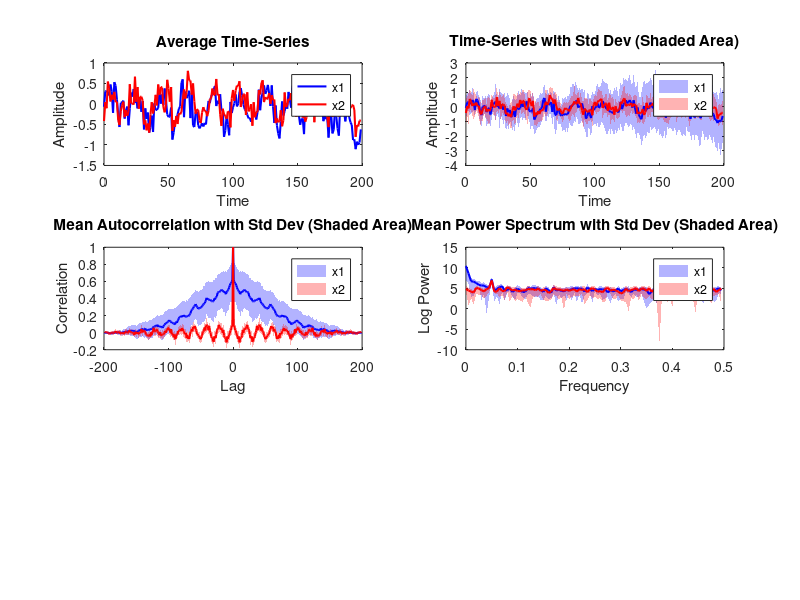

This chart was generated by the following MATLAB code:
% Clear workspace
clear; close all; clc;

% Time vector
n = 0:199;

% Parameters
num_x1 = 10;              % Number of x1 series to generate
num_x2 = 10;              % Number of x2 series to generate
noise_level = 0.7;        % Moderate noise level
sine_amplitude = 0.3;     % Low sine wave amplitude
freq_sine = 0.05;         % Frequency of sine wave in Hz

% Initialize arrays to store autocorrelation, power spectra, and time-series
all_autocorr_x1 = [];
all_autocorr_x2 = [];
all_power_spectra_x1 = [];
all_power_spectra_x2 = [];
all_x1 = zeros(num_x1, length(n));   % Store x1 time-series
all_x2 = zeros(num_x2, length(n));   % Store x2 time-series

% Frequency axis for FFT (positive frequencies)
N = length(n);
freq = (0:N/2-1) / N;  % Frequency axis for first half

% Generate multiple x1's and x2's
for i = 1:num_x1
    % Generate x1 with sine wave and structured noise (random walk for long-term trends)
    x1 = sine_amplitude * sin(2 * pi * n * freq_sine) + noise_level * randn(size(n)); 
    
    % Add a random walk (integrated random noise) to introduce structured temporal variation
    random_walk_x1 = cumsum(randn(size(n)) * 0.1);  % Slow trend (random walk)
    x1 = x1 + random_walk_x1;  % Add random walk component to signal
    
    % Generate x2 with sine wave and noise, but no random walk (unstructured noise)
    x2 = sine_amplitude * sin(2 * pi * n * freq_sine) + noise_level * randn(size(n)); 
    
    % Store x1 and x2 time-series
    all_x1(i, :) = x1;
    all_x2(i, :) = x2;
    
    % Compute autocorrelation for x1 and x2
    autocorr_x1 = xcorr(x1, 'coeff');
    autocorr_x2 = xcorr(x2, 'coeff');
    
    % Store autocorrelation
    all_autocorr_x1 = [all_autocorr_x1; autocorr_x1];
    all_autocorr_x2 = [all_autocorr_x2; autocorr_x2];
    
    % Compute spectral power for x1 and x2
    power_x1 = abs(fft(x1)).^2;
    power_x2 = abs(fft(x2)).^2;
    
    % Store power spectra (only positive frequencies)
    all_power_spectra_x1 = [all_power_spectra_x1; power_x1(1:end/2)];
    all_power_spectra_x2 = [all_power_spectra_x2; power_x2(1:end/2)];
end

% Compute mean autocorrelation across all x1's and x2's
mean_autocorr_x1 = mean(all_autocorr_x1, 1);
mean_autocorr_x2 = mean(all_autocorr_x2, 1);

% Compute mean power spectrum across all x1's and x2's
mean_power_spectrum_x1 = mean(all_power_spectra_x1, 1);
mean_power_spectrum_x2 = mean(all_power_spectra_x2, 1);

% Compute average time-series for x1 and x2
avg_x1 = mean(all_x1, 1);
avg_x2 = mean(all_x2, 1);

% Compute standard deviation (variability) for time-series, autocorrelations, and power spectra
std_x1 = std(all_x1, 0, 1);    % Standard deviation of time-series for x1
std_x2 = std(all_x2, 0, 1);    % Standard deviation of time-series for x2

std_autocorr_x1 = std(all_autocorr_x1, 0, 1);    % Std for autocorrelation of x1
std_autocorr_x2 = std(all_autocorr_x2, 0, 1);    % Std for autocorrelation of x2

std_power_spectrum_x1 = std(all_power_spectra_x1, 0, 1);    % Std for power spectrum of x1
std_power_spectrum_x2 = std(all_power_spectra_x2, 0, 1);    % Std for power spectrum of x2

% Plot mean autocorrelation and power spectrum
figure;

% Plot mean time-series for x1 and x2
subplot(3, 2, 1);
plot(n, avg_x1, 'b', 'LineWidth', 1.5); hold on;
plot(n, avg_x2, 'r', 'LineWidth', 1.5);
title('Average Time-Series');
xlabel('Time');
ylabel('Amplitude');
legend({'x1', 'x2'}, 'Location', 'Best');

% Plot shaded region for variability in time-series for x1 and x2
subplot(3, 2, 2);
fill([n, fliplr(n)], [avg_x1 + std_x1, fliplr(avg_x1 - std_x1)], 'b', 'FaceAlpha', 0.3, 'EdgeColor', 'none'); hold on;
fill([n, fliplr(n)], [avg_x2 + std_x2, fliplr(avg_x2 - std_x2)], 'r', 'FaceAlpha', 0.3, 'EdgeColor', 'none');
plot(n, avg_x1, 'b', 'LineWidth', 1.5); hold on;
plot(n, avg_x2, 'r', 'LineWidth', 1.5);
title('Time-Series with Std Dev (Shaded Area)');
xlabel('Time');
ylabel('Amplitude');
legend({'x1', 'x2'}, 'Location', 'Best');

% Plot shaded region for variability in autocorrelation for x1 and x2
subplot(3, 2, 3);
lags = -N + 1:N - 1; % Lags for autocorrelation
fill([lags, fliplr(lags)], [mean_autocorr_x1 + std_autocorr_x1, fliplr(mean_autocorr_x1 - std_autocorr_x1)], 'b', 'FaceAlpha', 0.3, 'EdgeColor', 'none'); hold on;
fill([lags, fliplr(lags)], [mean_autocorr_x2 + std_autocorr_x2, fliplr(mean_autocorr_x2 - std_autocorr_x2)], 'r', 'FaceAlpha', 0.3, 'EdgeColor', 'none');
plot(lags, mean_autocorr_x1, 'b', 'LineWidth', 1.5); hold on;
plot(lags, mean_autocorr_x2, 'r', 'LineWidth', 1.5);
title('Mean Autocorrelation with Std Dev (Shaded Area)');
xlabel('Lag');
ylabel('Correlation');
legend({'x1', 'x2'}, 'Location', 'Best');

% Plot shaded region for variability in power spectrum for x1 and x2
subplot(3, 2, 4);
fill([freq, fliplr(freq)], [log(mean_power_spectrum_x1 + std_power_spectrum_x1), fliplr(log(mean_power_spectrum_x1 - std_power_spectrum_x1))], 'b', 'FaceAlpha', 0.3, 'EdgeColor', 'none'); hold on;
fill([freq, fliplr(freq)], [log(mean_power_spectrum_x2 + std_power_spectrum_x2), fliplr(log(mean_power_spectrum_x2 - std_power_spectrum_x2))], 'r', 'FaceAlpha', 0.3, 'EdgeColor', 'none');
plot(freq, log(mean_power_spectrum_x1), 'b', 'LineWidth', 1.5); hold on;
plot(freq, log(mean_power_spectrum_x2), 'r', 'LineWidth', 1.5);
title('Mean Power Spectrum with Std Dev (Shaded Area)');
xlabel('Frequency');
ylabel('Log Power');
legend({'x1', 'x2'}, 'Location', 'Best');

% Adjust layout
set(gcf, 'Position', [100, 100, 1200, 800]);
